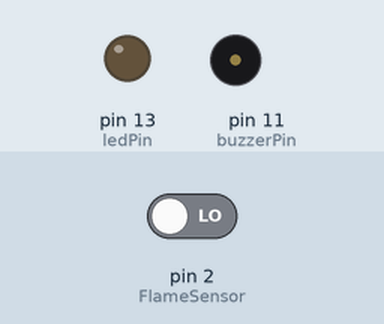
The sketch below on a simulated Arduino Uno, built with avr-gcc and run on an emulated ATmega328P. Parts: output pins drawn as LEDs (lit = HIGH), buzzer (waves = sounding). The inputs (shaded band) are chosen by the test bench; at power-on: pin 2 (FlameSensor) LOW.

Above: at 1.2 s.
1.3 s: pin 2 (FlameSensor) driven HIGH
At 2.2 s:
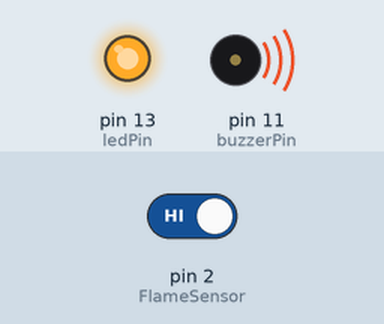
2.8 s: pin 2 (FlameSensor) driven LOW
At 3.4 s:
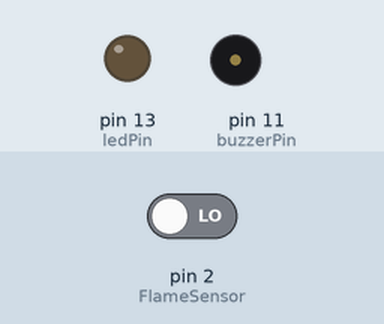
Timing chart, 0 to 5.8 s (numbered marks = the images above; inputs shaded):
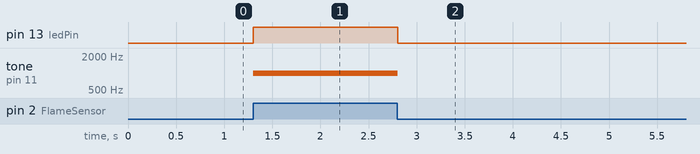

The sketch:

new.ino
```cpp
const int FlameSensor = 2;
const int ledPin      = 13;
const int buzzerPin   = 11;

void setup() {
  pinMode(FlameSensor, INPUT);
  pinMode(ledPin, OUTPUT);
  pinMode(buzzerPin, OUTPUT);
}

void loop() {
  int sensorState = digitalRead(FlameSensor);

  if (sensorState == HIGH) {
    digitalWrite(ledPin, HIGH);
    tone(buzzerPin, 1000); // 1 kHz tone
  } else {
    digitalWrite(ledPin, LOW);
    noTone(buzzerPin); // Stop the tone
  }

  delay(50);
}
```

Measured:
- after the input at 1.3 s, pin 13 (ledPin): LOW → HIGH at once; tone on pin 11 (buzzerPin): silent → 1000 Hz at once
- after the input at 2.8 s, pin 13 (ledPin): HIGH → LOW at once; tone on pin 11 (buzzerPin): 1000 Hz → silent at once
